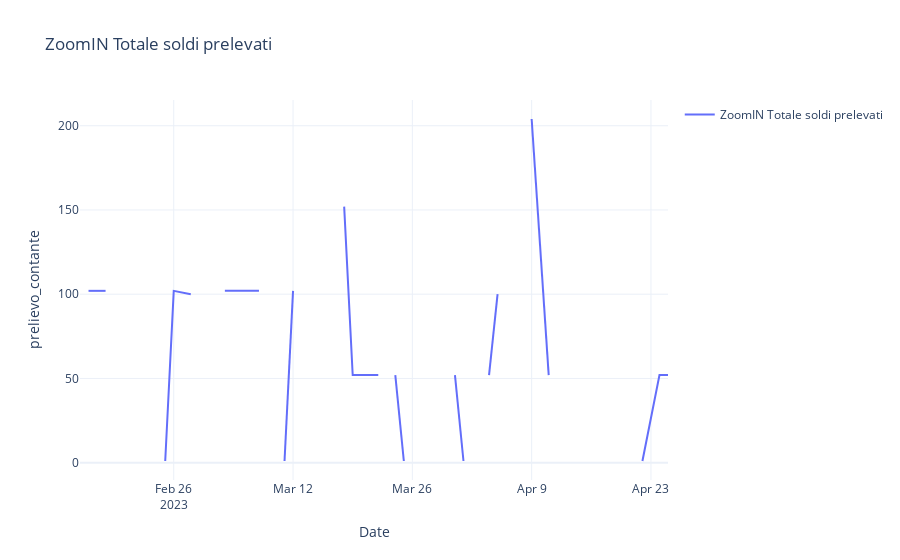

Notebook cell for this chart:
### Code cell
##### NUOVA 
plot_in_timerange(prelievi_aggregated_df,"bucket_start","prelievo_contante","ZoomIN Totale soldi prelevati", mode="lines")

### Figure 1 — Plotly figure (JSON) as saved in the notebook; plotly's stock layout.template omitted (floating-point values rounded to 4 significant figures)
{"data": [{"mode": "lines", "name": "ZoomIN Totale soldi prelevati", "type": "scatter", "x": ["2023-02-15T00:00:00", "2023-02-16T00:00:00", "2023-02-18T00:00:00", "2023-02-21T00:00:00", "2023-02-22T00:00:00", "2023-02-23T00:00:00", "2023-02-24T00:00:00", "2023-02-25T00:00:00", "2023-02-26T00:00:00", "2023-02-28T00:00:00", "2023-03-02T00:00:00", "2023-03-03T00:00:00", "2023-03-04T00:00:00", "2023-03-06T00:00:00", "2023-03-08T00:00:00", "2023-03-10T00:00:00", "2023-03-11T00:00:00", "2023-03-12T00:00:00", "2023-03-13T00:00:00", "2023-03-16T00:00:00", "2023-03-17T00:00:00", "2023-03-18T00:00:00", "2023-03-19T00:00:00", "2023-03-20T00:00:00", "2023-03-22T00:00:00", "2023-03-23T00:00:00", "2023-03-24T00:00:00", "2023-03-25T00:00:00", "2023-03-27T00:00:00", "2023-03-28T00:00:00", "2023-03-30T00:00:00", "2023-03-31T00:00:00", "2023-04-01T00:00:00", "2023-04-03T00:00:00", "2023-04-04T00:00:00", "2023-04-05T00:00:00", "2023-04-06T00:00:00", "2023-04-07T00:00:00", "2023-04-08T00:00:00", "2023-04-09T00:00:00", "2023-04-11T00:00:00", "2023-04-12T00:00:00", "2023-04-13T00:00:00", "2023-04-14T00:00:00", "2023-04-15T00:00:00", "2023-04-17T00:00:00", "2023-04-18T00:00:00", "2023-04-20T00:00:00", "2023-04-21T00:00:00", "2023-04-22T00:00:00", "2023-04-24T00:00:00", "2023-04-25T00:00:00"], "y": [null, 102, 102, null, null, 100, null, 1, 102, 100, null, null, 102, 102, 102, null, 1, 102, null, 100, null, 152, 52, 52, 52, null, 52, 1, null, 100, null, 52, 1, null, 52, 100, null, null, null, 204, 52, null, 52, null, 1, null, 100, null, null, 1, 52, 52]}], "layout": {"showlegend": true, "title": {"text": "ZoomIN Totale soldi prelevati"}, "xaxis": {"title": {"text": "Date"}}, "yaxis": {"title": {"text": "prelievo_contante"}}}}
